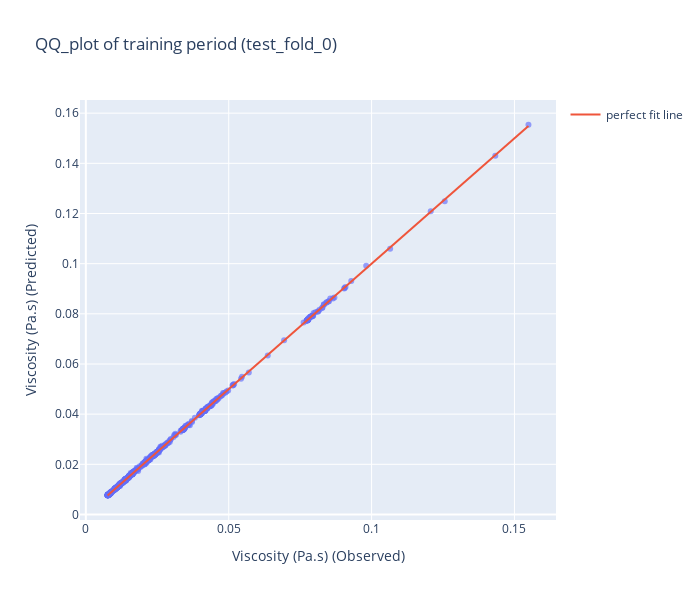
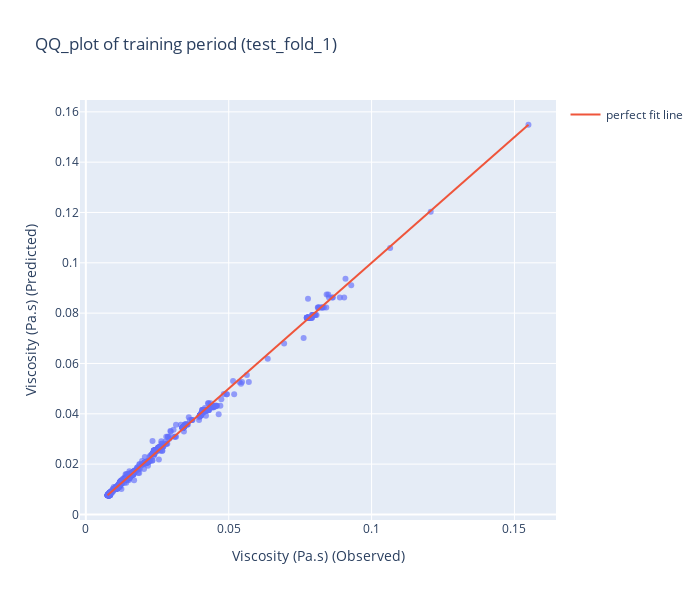
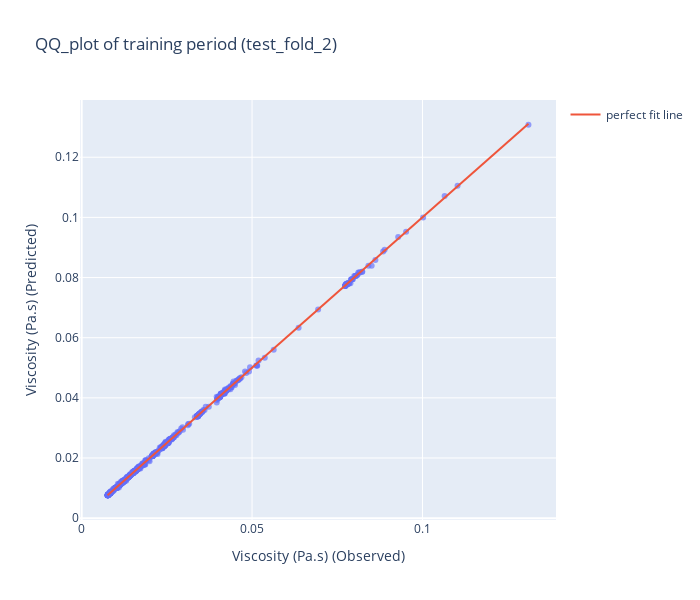
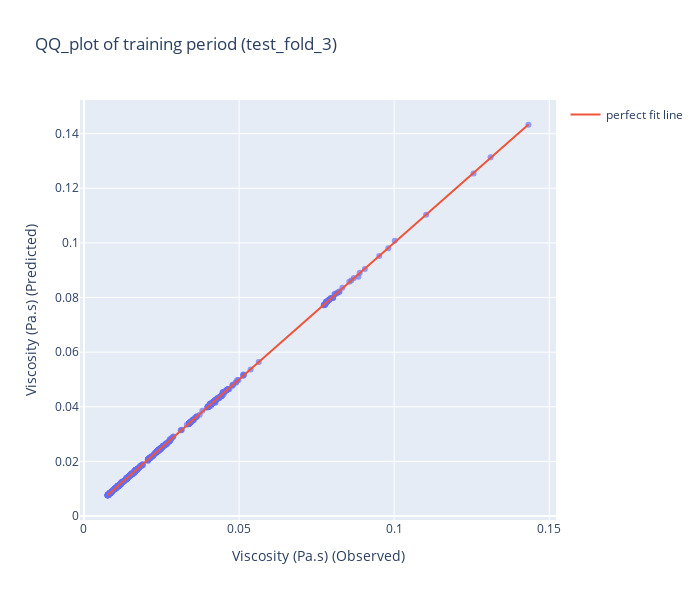

Here is the notebook cell these charts were saved with, in order:
### Markdown cell above
## training performances

### Code cell
for temp in temp_values:
    config = {
        "toImageButtonOptions": {
            "scale": 6,  # Multiply title/legend/axis/canvas sizes by this factor
        }
    }
    graph_perf[temp]["training_scores"].update_layout(width=700, height=600).show(config = config)

### Figure 1 — Plotly figure (JSON) as saved in the notebook; plotly's stock layout.template omitted (floating-point values rounded to 4 significant figures; data arrays with more than 128 entries replaced by an {"elided": "..."} marker saying what was removed)
{"data": [{"customdata": {"elided": "774x3 float values"}, "hovertemplate": "Viscosity (Pa.s) (Observed)=%{x}<br>Viscosity (Pa.s) (Predicted)=%{y}<br>Shear rate (1/s)=%{customdata[0]}<br>Temperature (°C)=%{customdata[1]}<br>Liquid density (20°C)=%{customdata[2]}<extra></extra>", "legendgroup": "", "marker": {"color": "#636efa", "opacity": 0.65, "symbol": "circle"}, "mode": "markers", "name": "", "orientation": "v", "showlegend": false, "type": "scatter", "x": {"elided": "774 float values"}, "xaxis": "x", "y": {"elided": "774 float values"}, "yaxis": "y"}, {"mode": "lines", "name": "perfect fit line", "type": "scatter", "x": [0.007595, 0.1549], "y": [0.007595, 0.1549]}], "layout": {"height": 600, "legend": {"tracegroupgap": 0}, "title": {"text": "QQ_plot of training period (test_fold_0)"}, "width": 700, "xaxis": {"anchor": "y", "domain": [0, 1], "title": {"text": "Viscosity (Pa.s) (Observed)"}}, "yaxis": {"anchor": "x", "domain": [0, 1], "title": {"text": "Viscosity (Pa.s) (Predicted)"}}}}

### Figure 2 — Plotly figure (JSON) as saved in the notebook; plotly's stock layout.template omitted (floating-point values rounded to 4 significant figures; data arrays with more than 128 entries replaced by an {"elided": "..."} marker saying what was removed)
{"data": [{"customdata": {"elided": "774x3 float values"}, "hovertemplate": "Viscosity (Pa.s) (Observed)=%{x}<br>Viscosity (Pa.s) (Predicted)=%{y}<br>Shear rate (1/s)=%{customdata[0]}<br>Temperature (°C)=%{customdata[1]}<br>Liquid density (20°C)=%{customdata[2]}<extra></extra>", "legendgroup": "", "marker": {"color": "#636efa", "opacity": 0.65, "symbol": "circle"}, "mode": "markers", "name": "", "orientation": "v", "showlegend": false, "type": "scatter", "x": {"elided": "774 float values"}, "xaxis": "x", "y": {"elided": "774 float values"}, "yaxis": "y"}, {"mode": "lines", "name": "perfect fit line", "type": "scatter", "x": [0.007598, 0.1549], "y": [0.007598, 0.1549]}], "layout": {"height": 600, "legend": {"tracegroupgap": 0}, "title": {"text": "QQ_plot of training period (test_fold_1)"}, "width": 700, "xaxis": {"anchor": "y", "domain": [0, 1], "title": {"text": "Viscosity (Pa.s) (Observed)"}}, "yaxis": {"anchor": "x", "domain": [0, 1], "title": {"text": "Viscosity (Pa.s) (Predicted)"}}}}

### Figure 3 — Plotly figure (JSON) as saved in the notebook; plotly's stock layout.template omitted (floating-point values rounded to 4 significant figures; data arrays with more than 128 entries replaced by an {"elided": "..."} marker saying what was removed)
{"data": [{"customdata": {"elided": "774x3 float values"}, "hovertemplate": "Viscosity (Pa.s) (Observed)=%{x}<br>Viscosity (Pa.s) (Predicted)=%{y}<br>Shear rate (1/s)=%{customdata[0]}<br>Temperature (°C)=%{customdata[1]}<br>Liquid density (20°C)=%{customdata[2]}<extra></extra>", "legendgroup": "", "marker": {"color": "#636efa", "opacity": 0.65, "symbol": "circle"}, "mode": "markers", "name": "", "orientation": "v", "showlegend": false, "type": "scatter", "x": {"elided": "774 float values"}, "xaxis": "x", "y": {"elided": "774 float values"}, "yaxis": "y"}, {"mode": "lines", "name": "perfect fit line", "type": "scatter", "x": [0.007598, 0.1311], "y": [0.007598, 0.1311]}], "layout": {"height": 600, "legend": {"tracegroupgap": 0}, "title": {"text": "QQ_plot of training period (test_fold_2)"}, "width": 700, "xaxis": {"anchor": "y", "domain": [0, 1], "title": {"text": "Viscosity (Pa.s) (Observed)"}}, "yaxis": {"anchor": "x", "domain": [0, 1], "title": {"text": "Viscosity (Pa.s) (Predicted)"}}}}

### Figure 4 — Plotly figure (JSON) as saved in the notebook; plotly's stock layout.template omitted (floating-point values rounded to 4 significant figures; data arrays with more than 128 entries replaced by an {"elided": "..."} marker saying what was removed)
{"data": [{"customdata": {"elided": "774x3 float values"}, "hovertemplate": "Viscosity (Pa.s) (Observed)=%{x}<br>Viscosity (Pa.s) (Predicted)=%{y}<br>Shear rate (1/s)=%{customdata[0]}<br>Temperature (°C)=%{customdata[1]}<br>Liquid density (20°C)=%{customdata[2]}<extra></extra>", "legendgroup": "", "marker": {"color": "#636efa", "opacity": 0.65, "symbol": "circle"}, "mode": "markers", "name": "", "orientation": "v", "showlegend": false, "type": "scatter", "x": {"elided": "774 float values"}, "xaxis": "x", "y": {"elided": "774 float values"}, "yaxis": "y"}, {"mode": "lines", "name": "perfect fit line", "type": "scatter", "x": [0.007595, 0.1433], "y": [0.007595, 0.1433]}], "layout": {"height": 600, "legend": {"tracegroupgap": 0}, "title": {"text": "QQ_plot of training period (test_fold_3)"}, "width": 700, "xaxis": {"anchor": "y", "domain": [0, 1], "title": {"text": "Viscosity (Pa.s) (Observed)"}}, "yaxis": {"anchor": "x", "domain": [0, 1], "title": {"text": "Viscosity (Pa.s) (Predicted)"}}}}
